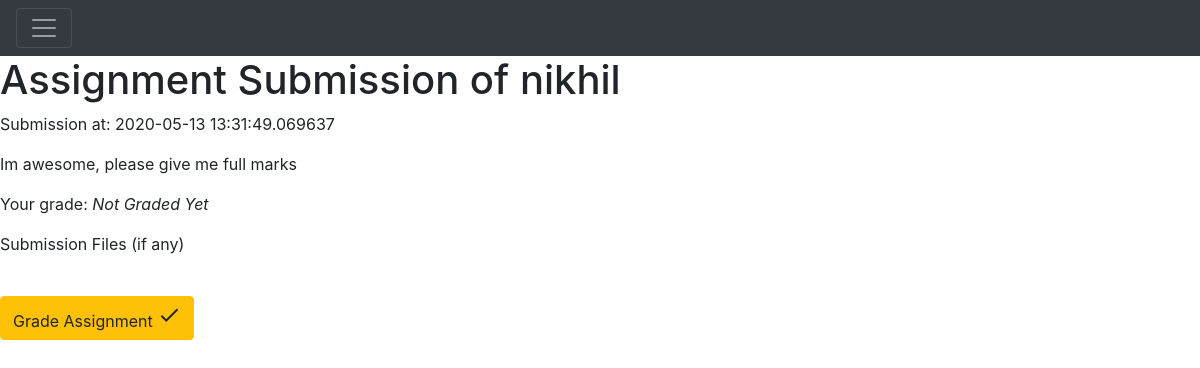
Before: /assignmentSubmission/detail/1 (signed in) with the older database file.
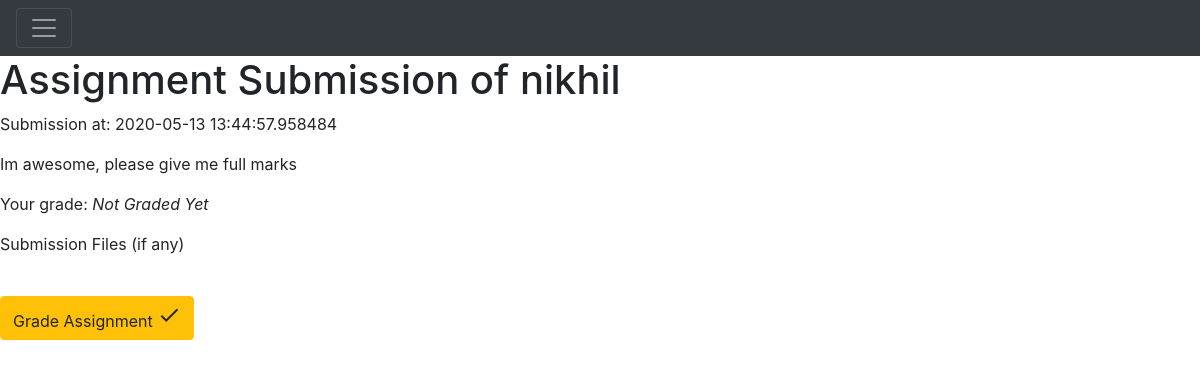
After: the same page with the newer database file.
### Application/models.py (models this page shows)
class AssignmentSubmission(db.Model):
    __tablename__ = "assignment_submissions"
    assignmentSubmissionId = db.Column(
        db.Integer,
        primary_key=True,
        autoincrement=True
    )
    submissionTime = db.Column(db.DateTime, default=datetime.datetime.utcnow())
    assignmentId = db.Column(db.Integer, db.ForeignKey('assignments.assignmentId'))
    assignment = relationship("Assignment")
    assignmentGrade = db.Column(db.String(20))
    userId = db.Column(db.Integer, db.ForeignKey('users.userId'))
    user = relationship("User")
    comment = db.Column(db.String(500))
    gradeReceived = db.Column(
        db.String(10)
    )

### Application/assignment_submissions.py (the view)
@app.route('/assignmentSubmission/detail/<id>')
@authenticate
def assignmentSubmissionDetail(id):
    print(id)
    assignmentSubmissionId = escape(id)
    submission = models.AssignmentSubmission.query.filter_by(assignmentSubmissionId=assignmentSubmissionId).first()
    isTeacher = models.Enrollment.query.filter_by(courseId=submission.assignment.courseId, userId=session[
        'id']).first().enrollmentRole == models.EnrollmentRole.Teacher
    return render_template('assignment_submission_detail.html',submission=submission,isTeacher=isTeacher)

### Application/templates/assignment_submission_detail.html (shortened to what this page needs)
{% extends 'main.html' %}
{% block head %}
{{ super() }}
{% endblock %}
{% block body %}
{{ super() }}
    <h1>Assignment Submission of {{ submission.user.name }} </h1>
    <p> Submission at: {{ submission.submissionTime  }} </p>
    <p> {{ submission.comment }}</p>
    <p> Your grade:
        {% if submission.assignmentGrade is not none  %}
        {{ submission.assignmentGrade }}
        {% else %}
            <em>Not Graded Yet</em>
        {% endif %}
    </p>
    <p> Submission Files (if any)</p>
    <br>
    {% if isTeacher %}
    <a class="btn btn-warning" href= {{ url_for('gradeAssignmentSubmission',id=submission.assignmentSubmissionId) }}>
            Grade Assignment
            <i class="material-icons md-48">check</i>
    </a>
    {% endif %}
{% endblock %}

Changed rows visible on the page:
changed AssignmentSubmission "Im awesome, please give me full marks": submissionTime "2020-05-13 13:31:49.069637" → "2020-05-13 13:44:57.958484"
